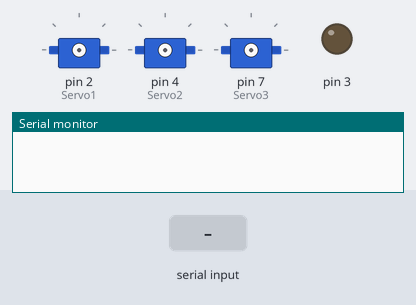
A sketch run on a simulated Arduino Uno, built with avr-gcc and run on an emulated ATmega328P. Shown: 3 × servo, output pins drawn as LEDs (lit = HIGH), the last lines printed to the serial monitor. Inputs (shaded band) come from the test bench.

Above: at 1.2 s.
1.3 s: "1" received over Serial
At 1.9 s:
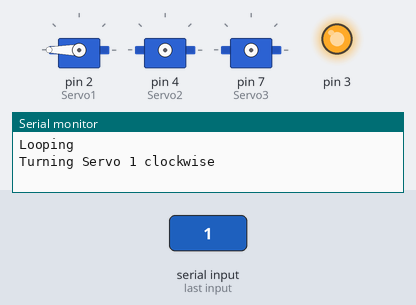
3.8 s: "a" received over Serial
At 5.7 s:
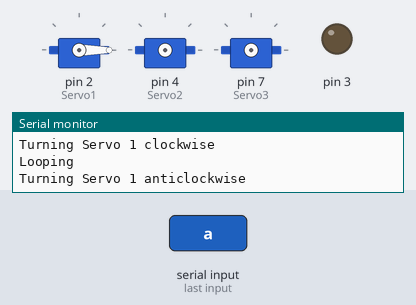
6.3 s: "2" received over Serial
At 6.9 s:
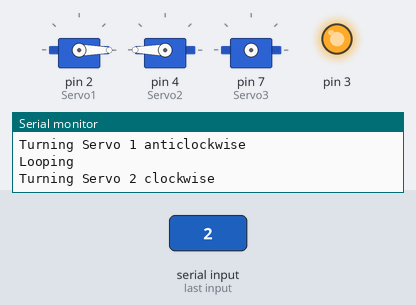
8.8 s: "b" received over Serial
At 10.7 s:
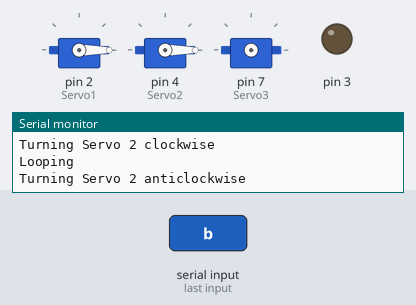
11.3 s: "3" received over Serial
At 11.9 s:
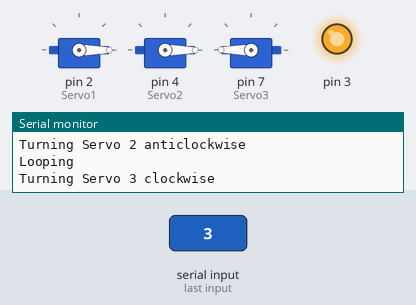
13.8 s: "c" received over Serial
At 15.7 s:
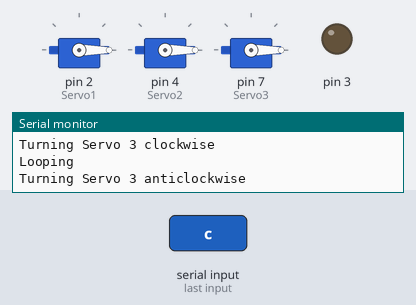
Timing chart, 0 to 17.2 s (numbered marks = the images above; inputs shaded):
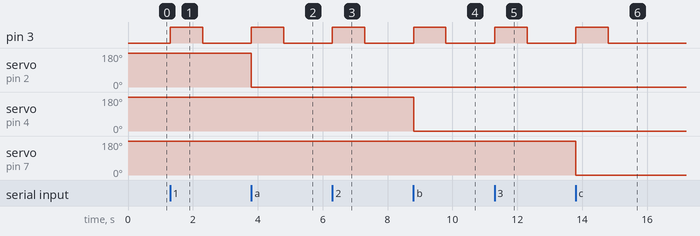

Measured:
- after the input at 1.3 s, pin 3: LOW → HIGH at once, → LOW 1.0 s later
- after the input at 3.8 s, pin 3: LOW → HIGH at once, → LOW 1.0 s later; servo on pin 2 (Servo1): 180° → 0° at once
- after the input at 6.3 s, pin 3: LOW → HIGH at once, → LOW 1.0 s later
- after the input at 8.8 s, pin 3: LOW → HIGH at once, → LOW 1.0 s later; servo on pin 4 (Servo2): 180° → 0° at once
- after the input at 11.3 s, pin 3: LOW → HIGH at once, → LOW 1.0 s later
- after the input at 13.8 s, pin 3: LOW → HIGH at once, → LOW 1.0 s later; servo on pin 7 (Servo3): 180° → 0° at once

The sketch:

fiveServoSimpleControl.ino
```cpp
#include <Servo.h>
Servo Servo1;
Servo Servo2;
Servo Servo3;
Servo Servo4;
Servo Servo5;


int servo1_one_turn = 1000;
int servo2_one_turn = 1000;
int servo3_one_turn = 1000;
int servo4_one_turn = 1000;
int servo5_one_turn = 1000;

void setup() {
  Serial.begin(9600);
  pinMode(3, OUTPUT);
  digitalWrite(3, LOW);
  //Servo1.attach(2);
  //Servo2.attach(4);
  //Servo3.attach(7);
  //Servo4.attach(9);
  //Servo5.attach(10);
}

void loop() {
  if(Serial.available() > 0) {
    Serial.println("Looping");

    // Step 1: read the incoming message:
    char received = Serial.read();

    switch(received){
      case '1':
        Serial.println("Turning Servo 1 clockwise");
        digitalWrite(3, HIGH);
        Servo1.attach(2); //reattach servo to pin 9 before looping
        // infinite spin on pin 9
        Servo1.write(180); //clockwise rotation
        delay(servo1_one_turn); //rotation duration in ms
        Servo1.detach(); //detach servo to prevent “creeping” effect
        digitalWrite(3, LOW);
        break;
      case 'a':
        Serial.println("Turning Servo 1 anticlockwise");
        digitalWrite(3, HIGH);
        Servo1.attach(2); //reattach servo to pin 9 before looping
        // infinite spin on pin 9
        Servo1.write(0); //clockwise rotation
        delay(servo1_one_turn); //rotation duration in ms
        Servo1.detach(); //detach servo to prevent “creeping” effect
        digitalWrite(3, LOW);
        break;
      case '2':
        Serial.println("Turning Servo 2 clockwise");
        digitalWrite(3, HIGH);
        Servo2.attach(4); //reattach servo to pin 9 before looping
        // infinite spin on pin 9
        Servo2.write(180); //clockwise rotation
        delay(servo2_one_turn); //rotation duration in ms
        Servo2.detach(); //detach servo to prevent “creeping” effect
        digitalWrite(3, LOW);
        break;
      case 'b':
        Serial.println("Turning Servo 2 anticlockwise");
        digitalWrite(3, HIGH);
        Servo2.attach(4); //reattach servo to pin 9 before looping
        // infinite spin on pin 9
        Servo2.write(0); //clockwise rotation
        delay(servo2_one_turn); //rotation duration in ms
        Servo2.detach(); //detach servo to prevent “creeping” effect
        digitalWrite(3, LOW);
        break;
      case '3':
        Serial.println("Turning Servo 3 clockwise");
        digitalWrite(3, HIGH);
        Servo3.attach(7); //reattach servo to pin 9 before looping
        // infinite spin on pin 9
        Servo3.write(180); //clockwise rotation
        delay(servo3_one_turn); //rotation duration in ms
        Servo3.detach(); //detach servo to prevent “creeping” effect
        digitalWrite(3, LOW);
        break;
      case 'c':
        Serial.println("Turning Servo 3 anticlockwise");
        digitalWrite(3, HIGH);
        Servo3.attach(7); //reattach servo to pin 9 before looping
        // infinite spin on pin 9
        Servo3.write(0); //clockwise rotation
        delay(servo3_one_turn); //rotation duration in ms
        Servo3.detach(); //detach servo to prevent “creeping” effect
        digitalWrite(3, LOW);
        break;
      case '4':
        Serial.println("Turning Servo 4 clockwise");
        Servo4.attach(9); //reattach servo to pin 9 before looping
        // infinite spin on pin 9
        Servo4.write(180); //clockwise rotation
        delay(servo4_one_turn); //rotation duration in ms
        Servo4.detach(); //detach servo to prevent “creeping” effect
        digitalWrite(3, LOW);
        break;
      case 'd':
        Serial.println("Turning Servo 4 anticlockwise");
        digitalWrite(3, HIGH);
        Servo4.attach(9); //reattach servo to pin 9 before looping
        // infinite spin on pin 9
        Servo4.write(0); //clockwise rotation
        delay(servo4_one_turn); //rotation duration in ms
        Servo4.detach(); //detach servo to prevent “creeping” effect
        digitalWrite(3, LOW);
        break;
      case '5':
        Serial.println("Turning Servo 5 clockwise");
        digitalWrite(3, HIGH);
        Servo5.attach(10); //reattach servo to pin 9 before looping
        // infinite spin on pin 9
        Servo5.write(180); //clockwise rotation
        delay(servo5_one_turn); //rotation duration in ms
        Servo5.detach(); //detach servo to prevent “creeping” effect
        digitalWrite(3, LOW);
        break;
      case 'e':
        Serial.println("Turning Servo 5 anticlockwise");
        digitalWrite(3, HIGH);
        Servo5.attach(10); //reattach servo to pin 9 before looping
        // infinite spin on pin 9
        Servo5.write(0); //clockwise rotation
        delay(servo5_one_turn); //rotation duration in ms
        Servo5.detach(); //detach servo to prevent “creeping” effect
        digitalWrite(3, LOW);
        break;
      default:
        break;
    }
  }

}
```
